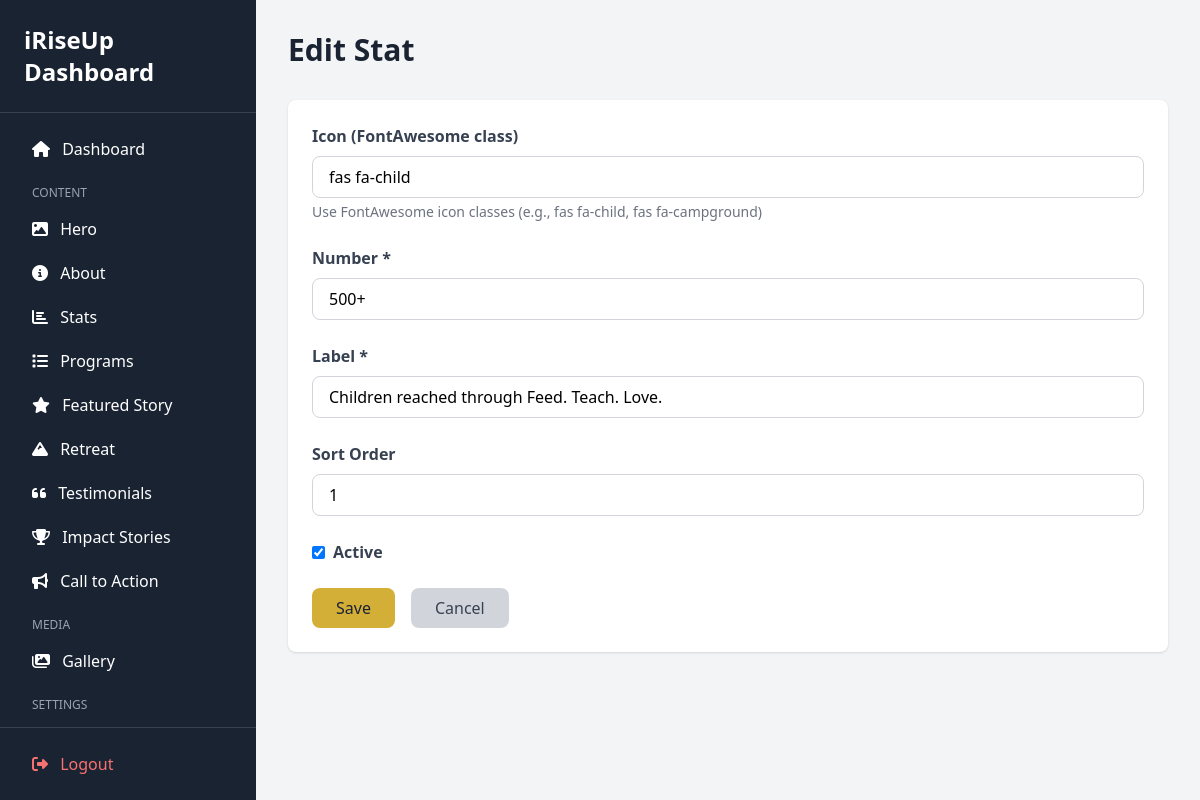
The page /dashboard/stats/edit/1/ (signed in) on the database its author committed.
### myApp/models.py (models this page shows, shortened)
class Stat(models.Model):
    icon = models.CharField(max_length=100, blank=True)  # FontAwesome icon class
    number = models.CharField(max_length=50)
    label = models.CharField(max_length=200)
    sort_order = models.IntegerField(default=0)
    is_active = models.BooleanField(default=True)
    created_at = models.DateTimeField(auto_now_add=True)
    updated_at = models.DateTimeField(auto_now=True)
    class Meta:
        ordering = ['sort_order']

### myApp/dashboard_views.py (the view, shortened to what this page needs)
# urls.py: path('stats/edit/', dashboard_views.stat_edit, name='stat_edit'),
@login_required
def stat_edit(request, stat_id=None):
    if stat_id:
        stat = get_object_or_404(Stat, id=stat_id)
    else:
        stat = Stat()
    return render(request, 'dashboard/stat_edit.html', {'stat': stat})

### myApp/templates/dashboard/stat_edit.html (shortened to what this page needs)
{% extends 'dashboard/base.html' %}
{% block content %}
<div class="mb-8">
    <h1 class="text-3xl font-bold text-navy mb-2">{% if stat.id %}Edit{% else %}Add{% endif %} Stat</h1>
</div>
<form method="post" class="bg-white rounded-lg shadow p-6">
    <div class="mb-6">
        <label class="block text-gray-700 font-bold mb-2">Icon (FontAwesome class)</label>
        <input type="text" name="icon" value="{{ stat.icon }}"
               placeholder="e.g., fas fa-child"
               class="w-full px-4 py-2 border border-gray-300 rounded-lg">
        <p class="text-sm text-gray-500 mt-1">Use FontAwesome icon classes (e.g., fas fa-child, fas fa-campground)</p>
    </div>
    <div class="mb-6">
        <label class="block text-gray-700 font-bold mb-2">Number *</label>
        <input type="text" name="number" value="{{ stat.number }}" required
               placeholder="e.g., 500+"
               class="w-full px-4 py-2 border border-gray-300 rounded-lg">
    </div>
    <div class="mb-6">
        <label class="block text-gray-700 font-bold mb-2">Label *</label>
        <input type="text" name="label" value="{{ stat.label }}" required
               placeholder="e.g., Children reached"
               class="w-full px-4 py-2 border border-gray-300 rounded-lg">
    </div>
    <div class="mb-6">
        <label class="block text-gray-700 font-bold mb-2">Sort Order</label>
        <input type="number" name="sort_order" value="{{ stat.sort_order|default:0 }}"
               class="w-full px-4 py-2 border border-gray-300 rounded-lg">
    </div>
    <div class="mb-6">
        <label class="flex items-center">
            <input type="checkbox" name="is_active" {% if stat.is_active %}checked{% endif %}
                   class="mr-2">
            <span class="text-gray-700 font-bold">Active</span>
        </label>
    </div>
    <div class="flex gap-4">
        <button type="submit" class="bg-gold text-navy px-6 py-2 rounded-lg hover:bg-amber">
            Save
        </button>
        <a href="{% url 'dashboard:stats_list' %}" class="bg-gray-300 text-gray-700 px-6 py-2 rounded-lg hover:bg-gray-400">
            Cancel
        </a>
    </div>
</form>
{% endblock %}

### rows shown on the page
Stat: icon "fas fa-child", number "500+", label "Children reached through Feed. Teach. Love.", sort_order "1", is_active "☑"
